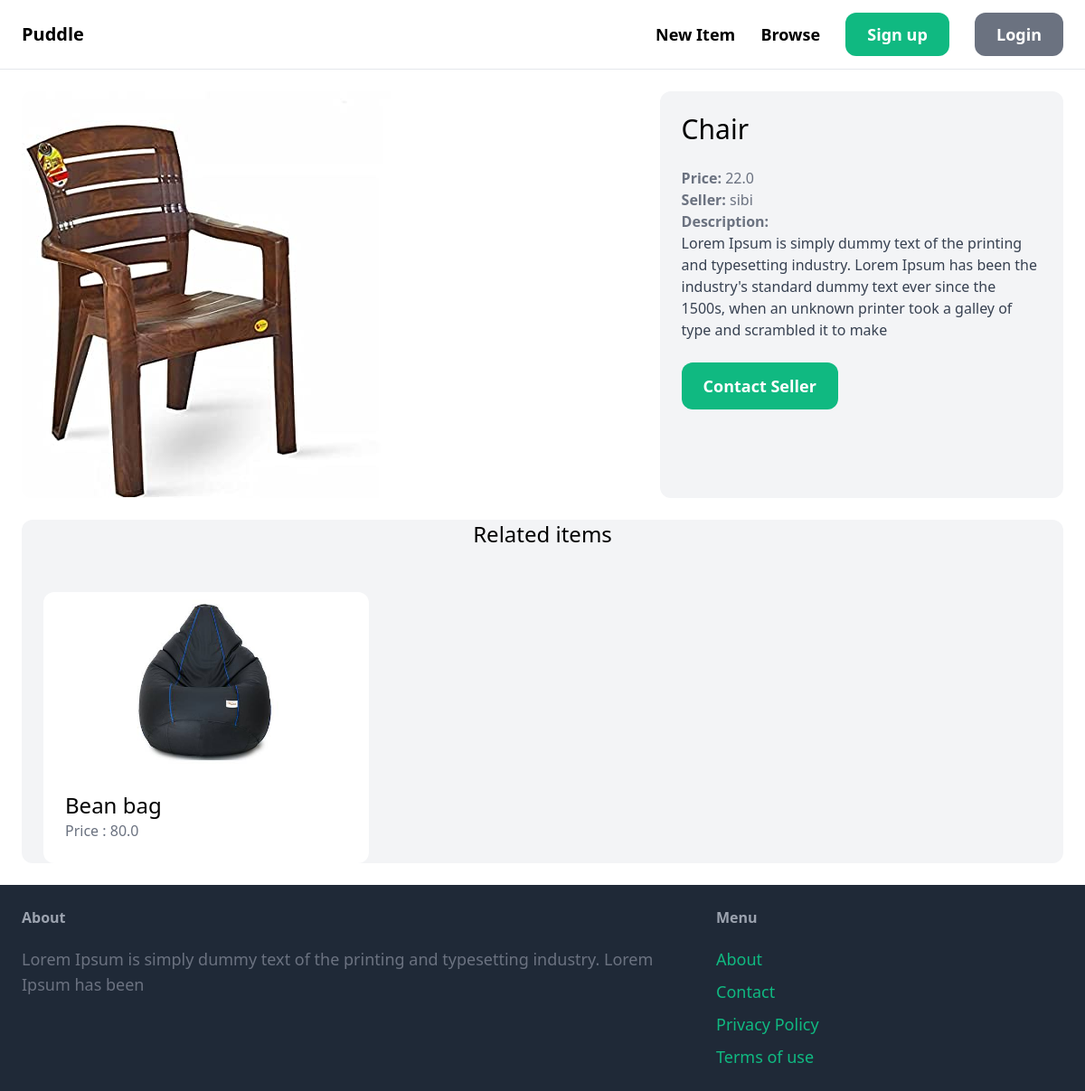
/item/6/, run on an earlier commit of the app's database.
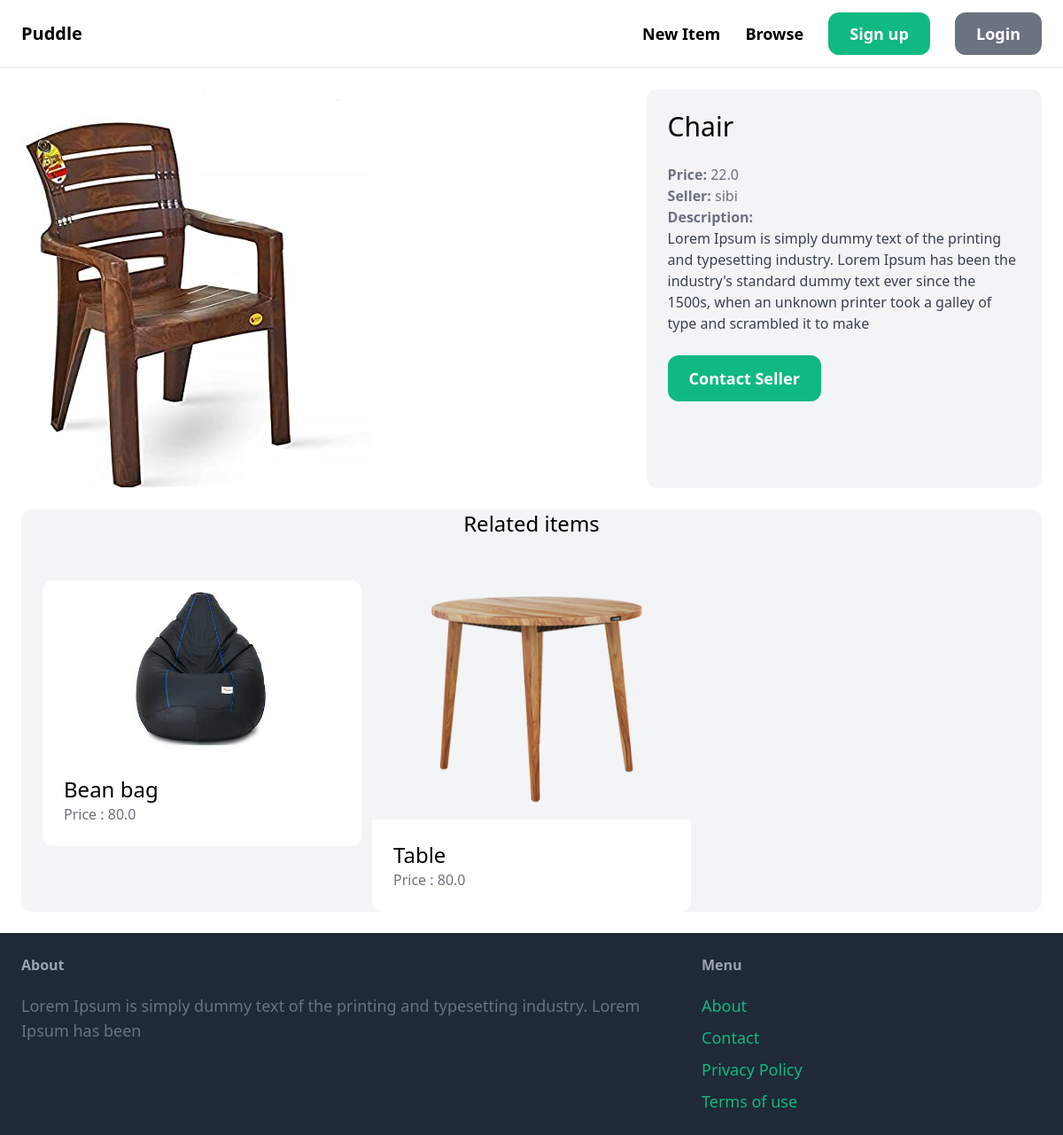
And on a later commit of the database.
### item/models.py (models this page shows, shortened)
class Item(models.Model):
    name = models.CharField(max_length=255)
    category = models.ForeignKey(Category,related_name='items',on_delete=models.CASCADE)
    description = models.TextField(null=True,blank=True)
    price = models.FloatField()
    image = models.ImageField(upload_to='item_images',blank=True,null=True)
    is_sold = models.BooleanField(default=False)
    created_by = models.ForeignKey(User,related_name='items',on_delete=models.CASCADE)
    created_at = models.DateTimeField(auto_now_add=True)

### item/views.py (the view)
# urls.py: path('<int:pk>/',views.detail,name='detail')
def detail(request,pk):
    item = get_object_or_404(Item,pk=pk)
    related_items = Item.objects.filter(category=item.category,is_sold=False).exclude(pk=pk)[0:3]
    return render(request,'detail.html',{
        'item':item,'related_items':related_items
    })

### templates/detail.html (shortened to what this page needs)
{% extends 'base.html' %}
{% block content %}
    <div class="grid grid-cols-5 gap-6">
        <div class="col-span-3">
            <img src="{{item.image.url}}" alt="" class="rounded-xl">
        </div>
        <div class="col-span-2 p-6 bg-gray-100 rounded-xl">
            <h1 class="mb-6 text-3xl ">{{item.name}}</h1>
            <p class="text-gray-500"><strong>Price:</strong> {{item.price}}</p>
            <p class="text-gray-500"><strong>Seller:</strong> {{item.created_by.username}}</p>
            {% if item.description %}
                <p class="text-gray-700">
                    <strong class="text-gray-500">Description: </strong><br>
                    {{item.description}}
                </p>
            {% endif %}
            <a href="" class="inline-block mt-6 px-6 py-3 text-lg font-semibold bg-green-500 text-white rounded-xl hover:bg-green-700">Contact Seller</a>
        </div>
    </div>
    <div class="mt-6 px-6 bg-gray-100 rounded-xl">
        <h2 class="mb-12 text-2xl text-center">Related items</h2>
        <div class="grid grid-cols-3 gap-3">
            {% for item in related_items %}
                <div>
                    <a href="{% url 'item:detail' item.id %}">
                        <div>
                            <img src="{{item.image.url}}" alt="" class="rounded-t-xl">
                        </div>
                        <div class="p-6 bg-white rounded-b-xl">
                            <h2 class="text-2xl">{{item.name}}</h2>
                        <p class="text-gray-500">Price : {{item.price}}</p>
                        </div>
                    </a>
                </div>
            {% endfor %}
        </div>
    </div>
{% endblock %}

What changed in the data, as far as the page shows it:
added Item: image (picture), name "Table", price "80.0"
